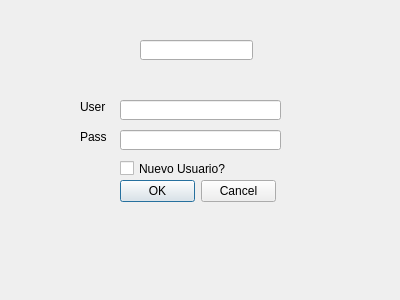
<?xml version="1.0" encoding="UTF-8"?>
<ui version="4.0">
 <class>Form</class>
 <widget class="QWidget" name="Form">
  <property name="geometry">
   <rect>
    <x>0</x>
    <y>0</y>
    <width>400</width>
    <height>300</height>
   </rect>
  </property>
  <property name="windowTitle">
   <string>Form</string>
  </property>
  <widget class="QLineEdit" name="user">
   <property name="geometry">
    <rect>
     <x>120</x>
     <y>100</y>
     <width>161</width>
     <height>20</height>
    </rect>
   </property>
  </widget>
  <widget class="QLineEdit" name="passw">
   <property name="geometry">
    <rect>
     <x>120</x>
     <y>130</y>
     <width>161</width>
     <height>20</height>
    </rect>
   </property>
  </widget>
  <widget class="QLabel" name="label">
   <property name="geometry">
    <rect>
     <x>80</x>
     <y>100</y>
     <width>47</width>
     <height>13</height>
    </rect>
   </property>
   <property name="text">
    <string>User</string>
   </property>
  </widget>
  <widget class="QLabel" name="label_2">
   <property name="geometry">
    <rect>
     <x>80</x>
     <y>130</y>
     <width>47</width>
     <height>13</height>
    </rect>
   </property>
   <property name="text">
    <string>Pass</string>
   </property>
  </widget>
  <widget class="QCheckBox" name="checkBox">
   <property name="geometry">
    <rect>
     <x>120</x>
     <y>160</y>
     <width>151</width>
     <height>17</height>
    </rect>
   </property>
   <property name="text">
    <string>Nuevo Usuario?</string>
   </property>
   <property name="checked">
    <bool>false</bool>
   </property>
  </widget>
  <widget class="QDialogButtonBox" name="buttonBox">
   <property name="geometry">
    <rect>
     <x>120</x>
     <y>180</y>
     <width>156</width>
     <height>23</height>
    </rect>
   </property>
   <property name="standardButtons">
    <set>QDialogButtonBox::Cancel|QDialogButtonBox::Ok</set>
   </property>
   <property name="centerButtons">
    <bool>false</bool>
   </property>
  </widget>
  <widget class="QLineEdit" name="lineEdit2">
   <property name="geometry">
    <rect>
     <x>140</x>
     <y>40</y>
     <width>113</width>
     <height>20</height>
    </rect>
   </property>
  </widget>
 </widget>
 <resources/>
 <connections/>
</ui>
